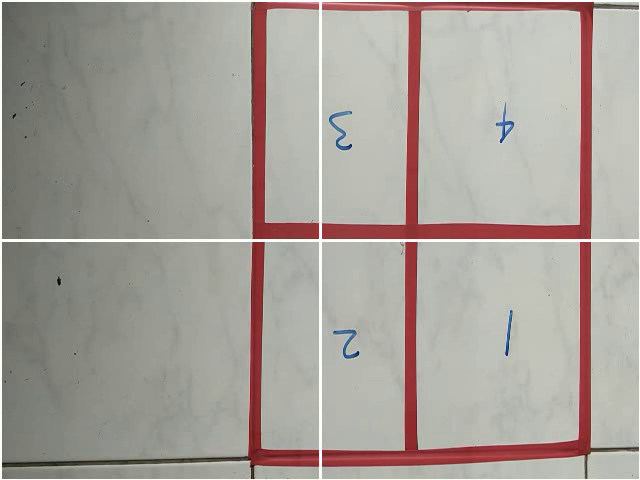
#> input picture frame 19 of output_video.avi, 640 x 480 px, given in place of input_video.mp4, which was not available
$ python main.py
#> lines starting #> are read from the running program, lines starting #| are printed output that depends on the picture; after the words box and inside, x2 and y2 are one past the last pixel; in counts of white or black regions, pixels touching at a corner belong together; pictures that were not available may be replaced by others from this repository, and a replacement may not be noted
import cv2
import numpy as np
import time

# Initialize OpenCV video capture
video_path = 'input_video.mp4'
cap = cv2.VideoCapture(video_path)

# Define colors to track (BGR format)
colors_to_track = {
    'blue': (255, 0, 0),
    'green': (0, 255, 0),
    'red': (0, 0, 255)
}

# Define quadrants coordinates (x, y, width, height)
quadrants = {
    1: (0, 0, 320, 240),
    2: (320, 0, 320, 240),
    3: (0, 240, 320, 240),
    4: (320, 240, 320, 240)
}

# Output video writer
output_path = 'output_video.avi'
fourcc = cv2.VideoWriter_fourcc(*'XVID')
out = cv2.VideoWriter(output_path, fourcc, 20.0, (640, 480))

# Event records file
event_file = open('event_records.txt', 'w')
event_file.write("Time,Quadrant Number,Ball Colour,Event Type\n")

# Initialize variables for ball tracking
tracked_balls = {}

# Process each frame
start_time = time.time()
while cap.isOpened():
    ret, frame = cap.read()
#> frame is the input picture: shape (480, 640, 3); mean B, G, R 153.9, 160.5, 167.4
    if not ret:
        break

    # Resize frame for processing (optional)
    frame = cv2.resize(frame, (640, 480))

    # Convert frame to HSV for color detection
    hsv = cv2.cvtColor(frame, cv2.COLOR_BGR2HSV)
#> hsv: shape (480, 640, 3); mean H, S, V 44.4, 26.1, 169.2

    # Track each color
    for color_name, color_value in colors_to_track.items():
        # Define color range in HSV (example range, adjust as needed)
        lower_color = np.array([0, 50, 50])
        upper_color = np.array([10, 255, 255])

        mask = cv2.inRange(hsv, lower_color, upper_color)
        contours, _ = cv2.findContours(mask, cv2.RETR_EXTERNAL, cv2.CHAIN_APPROX_SIMPLE)

        for cnt in contours:
            area = cv2.contourArea(cnt)
            if area > 100:  # Adjust area threshold as needed
                x, y, w, h = cv2.boundingRect(cnt)
                center = (int(x + w / 2), int(y + h / 2))

                # Determine ball color
                ball_color = None
                for name, color in colors_to_track.items():
                    if np.array_equal(color_value, color):
                        ball_color = name
                        break

                # Track the ball's movement
                for quad_num, (qx, qy, qw, qh) in quadrants.items():
                    if qx < center[0] < qx + qw and qy < center[1] < qy + qh:
                        if (ball_color, quad_num) not in tracked_balls:
                            current_time = time.time() - start_time
                            tracked_balls[(ball_color, quad_num)] = current_time
                            event_file.write(f"{current_time:.2f}, {quad_num}, {ball_color}, Entry\n")
                            print(f"Ball entered quadrant {quad_num}: {ball_color}")
                    else:
                        if (ball_color, quad_num) in tracked_balls:
                            current_time = time.time() - start_time
                            event_file.write(f"{current_time:.2f}, {quad_num}, {ball_color}, Exit\n")
                            print(f"Ball exited quadrant {quad_num}: {ball_color}")
                            del tracked_balls[(ball_color, quad_num)]
#> this loop made 3 passes
#> pass 1, `mask = cv2.inRange(hsv, lower_color, upper_color)`:
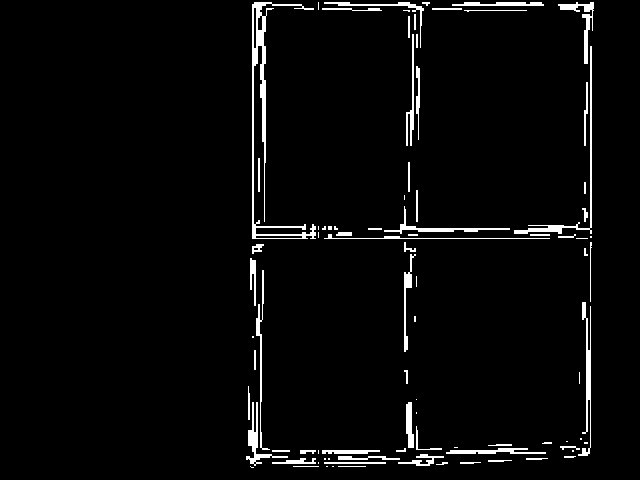
#> mask: shape (480, 640); 3.4% white; 88 white regions (29 under 20 px), largest, box (x1, y1, x2, y2) and area: (252, 2, 316, 239) 1901, (514, 46, 592, 234) 704, (578, 302, 591, 456) 606
#> after the loop, tracked_balls = {('blue', 1): 0.0562, ('green', 1): 0.0575, ('red', 1): 0.0588}

    # Draw quadrants on the frame
    for q_num, (qx, qy, qw, qh) in quadrants.items():
        cv2.rectangle(frame, (qx, qy), (qx + qw, qy + qh), (255, 255, 255), 2)
#> frame: shape (480, 640, 3); 2.17% of pixels changed, all inside (x1, y1, x2, y2) = (0, 0, 640, 480)

    # Write frame to output video
    out.write(frame)

    # Display frame (optional, for debugging)
    # cv2.imshow('Frame', frame)
    # if cv2.waitKey(1) & 0xFF == ord('q'):
    #    break

# Release video capture and file resources
cap.release()
out.release()
event_file.close()
# cv2.destroyAllWindows()

$ run again, starting later in the video
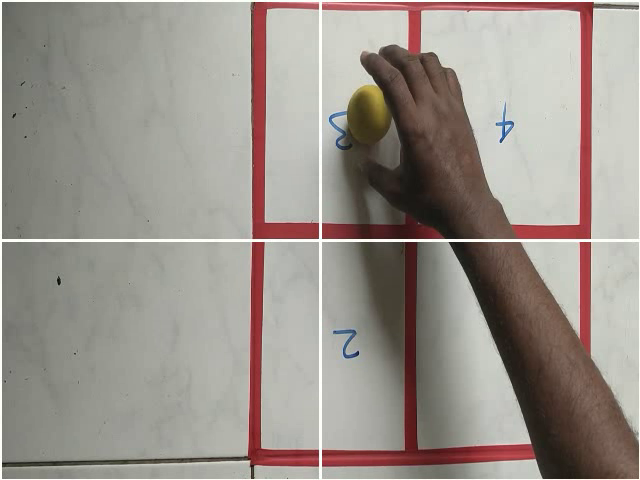
#> input picture frame 85 of output_video.avi, 640 x 480 px, given in place of input_video.mp4, which was not available
#> frame is the input picture: shape (480, 640, 3); mean B, G, R 139.9, 146.9, 154.6
#> hsv: shape (480, 640, 3); mean H, S, V 38.3, 33.4, 155.7
#> the loop `for color_name, color_value in colors_to_track.items():` made 3 passes
#> pass 1, `mask = cv2.inRange(hsv, lower_color, upper_color)`:
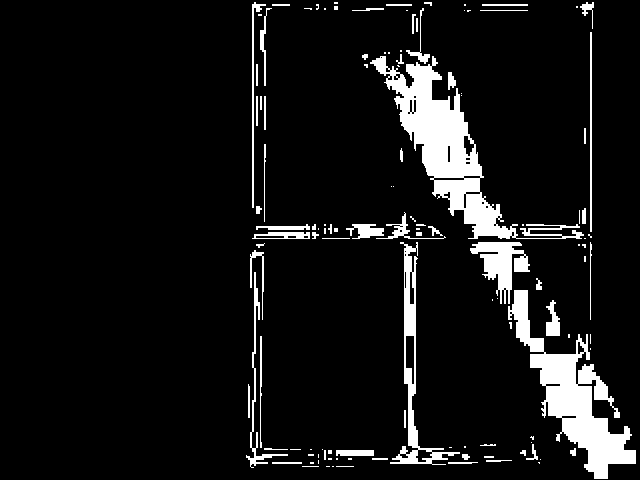
#> mask: shape (480, 640); 8.5% white; 122 white regions (61 under 20 px), largest, box (x1, y1, x2, y2) and area: (370, 56, 584, 239) 8621, (508, 290, 636, 479) 7147, (390, 242, 460, 465) 2227
#> after the loop `for color_name, color_value in colors_to_track.items():`: tracked_balls = {('blue', 1): 0.0638, ('green', 1): 0.0661, ('red', 1): 0.0682}

$ run again, starting later in the video
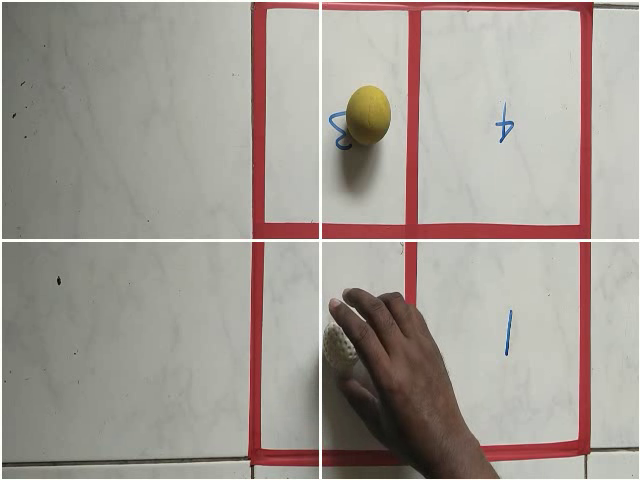
#> input picture frame 152 of output_video.avi, 640 x 480 px, given in place of input_video.mp4, which was not available
#> frame is the input picture: shape (480, 640, 3); mean B, G, R 148.1, 155.3, 162.9
#> hsv: shape (480, 640, 3); mean H, S, V 39.9, 30.1, 164.1
#> the loop `for color_name, color_value in colors_to_track.items():` made 3 passes
#> pass 1, `mask = cv2.inRange(hsv, lower_color, upper_color)`:
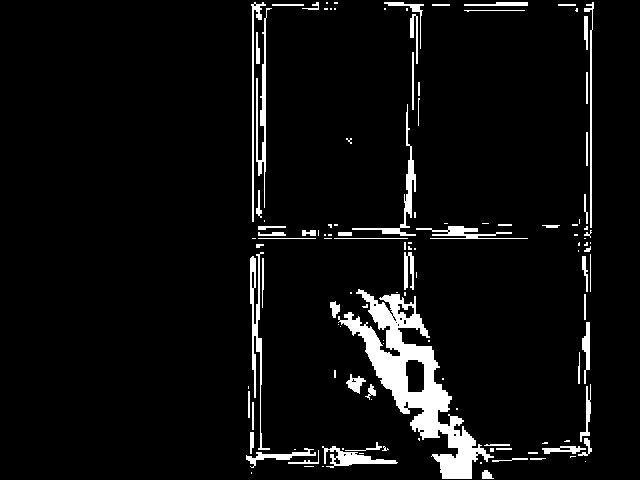
#> mask: shape (480, 640); 5.7% white; 123 white regions (62 under 20 px), largest, box (x1, y1, x2, y2) and area: (338, 289, 494, 479) 7727, (250, 252, 270, 450) 925, (256, 8, 272, 208) 794
#> after the loop `for color_name, color_value in colors_to_track.items():`: tracked_balls = {('blue', 1): 0.0483, ('green', 1): 0.05, ('red', 1): 0.0516}
